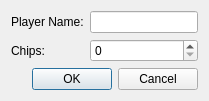
<?xml version="1.0" encoding="UTF-8"?>
<ui version="4.0">
 <class>AddPlayerDialog</class>
 <widget class="QDialog" name="AddPlayerDialog">
  <property name="windowTitle">
   <string>Add Player</string>
  </property>
  <layout class="QVBoxLayout" name="verticalLayout">
   <item>
    <layout class="QFormLayout" name="formLayout">
     <item row="0" column="0">
      <widget class="QLabel" name="nameLabel">
       <property name="text">
        <string>Player Name:</string>
       </property>
      </widget>
     </item>
     <item row="0" column="1">
      <widget class="QLineEdit" name="playerNameEdit"/>
     </item>
     <item row="1" column="0">
      <widget class="QLabel" name="chipsLabel">
       <property name="text">
        <string>Chips:</string>
       </property>
      </widget>
     </item>
     <item row="1" column="1">
      <widget class="QSpinBox" name="chipsSpin">
       <property name="minimum"><number>0</number></property>
       <property name="maximum"><number>100000</number></property>
       <property name="value"><number>0</number></property>
      </widget>
     </item>
    </layout>
   </item>
   <item>
    <widget class="QDialogButtonBox" name="buttonBox">
     <property name="standardButtons">
      <set>QDialogButtonBox::Cancel|QDialogButtonBox::Ok</set>
     </property>
    </widget>
   </item>
  </layout>
 </widget>
 <resources/>
 <connections/>
</ui>
